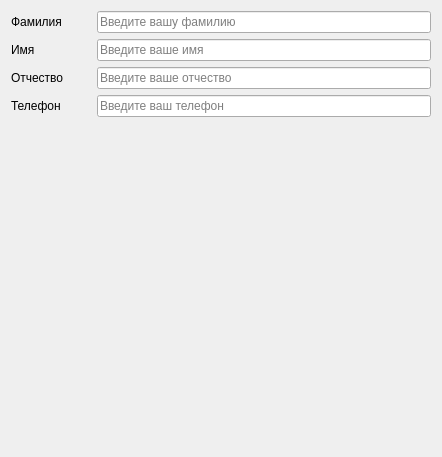
                <widget class="QWidget" name="page">
                 <property name="geometry">
                  <rect>
                   <x>0</x>
                   <y>0</y>
                   <width>442</width>
                   <height>457</height>
                  </rect>
                 </property>
                 <attribute name="label">
                  <string>QLineEdit</string>
                 </attribute>
                 <layout class="QVBoxLayout" name="verticalLayout_4">
                  <item>
                   <layout class="QHBoxLayout" name="horizontalLayout_5">
                    <item>
                     <widget class="QLabel" name="label">
                      <property name="minimumSize">
                       <size>
                        <width>80</width>
                        <height>0</height>
                       </size>
                      </property>
                      <property name="text">
                       <string>Фамилия</string>
                      </property>
                     </widget>
                    </item>
                    <item>
                     <widget class="QLineEdit" name="lineEdit">
                      <property name="placeholderText">
                       <string>Введите вашу фамилию</string>
                      </property>
                     </widget>
                    </item>
                   </layout>
                  </item>
                  <item>
                   <layout class="QHBoxLayout" name="horizontalLayout_4">
                    <item>
                     <widget class="QLabel" name="label_2">
                      <property name="minimumSize">
                       <size>
                        <width>80</width>
                        <height>0</height>
                       </size>
                      </property>
                      <property name="text">
                       <string>Имя</string>
                      </property>
                     </widget>
                    </item>
                    <item>
                     <widget class="QLineEdit" name="lineEdit_2">
                      <property name="echoMode">
                       <enum>QLineEdit::Normal</enum>
                      </property>
                      <property name="placeholderText">
                       <string>Введите ваше имя</string>
                      </property>
                     </widget>
                    </item>
                   </layout>
                  </item>
                  <item>
                   <layout class="QHBoxLayout" name="horizontalLayout_3">
                    <item>
                     <widget class="QLabel" name="label_3">
                      <property name="minimumSize">
                       <size>
                        <width>80</width>
                        <height>0</height>
                       </size>
                      </property>
                      <property name="text">
                       <string>Отчество</string>
                      </property>
                     </widget>
                    </item>
                    <item>
                     <widget class="QLineEdit" name="lineEdit_3">
                      <property name="placeholderText">
                       <string>Введите ваше отчество</string>
                      </property>
                     </widget>
                    </item>
                   </layout>
                  </item>
                  <item>
                   <layout class="QHBoxLayout" name="horizontalLayout_2">
                    <item>
                     <widget class="QLabel" name="label_4">
                      <property name="minimumSize">
                       <size>
                        <width>80</width>
                        <height>0</height>
                       </size>
                      </property>
                      <property name="text">
                       <string>Телефон</string>
                      </property>
                     </widget>
                    </item>
                    <item>
                     <widget class="QLineEdit" name="lineEdit_4">
                      <property name="placeholderText">
                       <string>Введите ваш телефон</string>
                      </property>
                     </widget>
                    </item>
                   </layout>
                  </item>
                  <item>
                   <spacer name="verticalSpacer">
                    <property name="orientation">
                     <enum>Qt::Vertical</enum>
                    </property>
                    <property name="sizeHint" stdset="0">
                     <size>
                      <width>20</width>
                      <height>40</height>
                     </size>
                    </property>
                   </spacer>
                  </item>
                 </layout>
                </widget>
